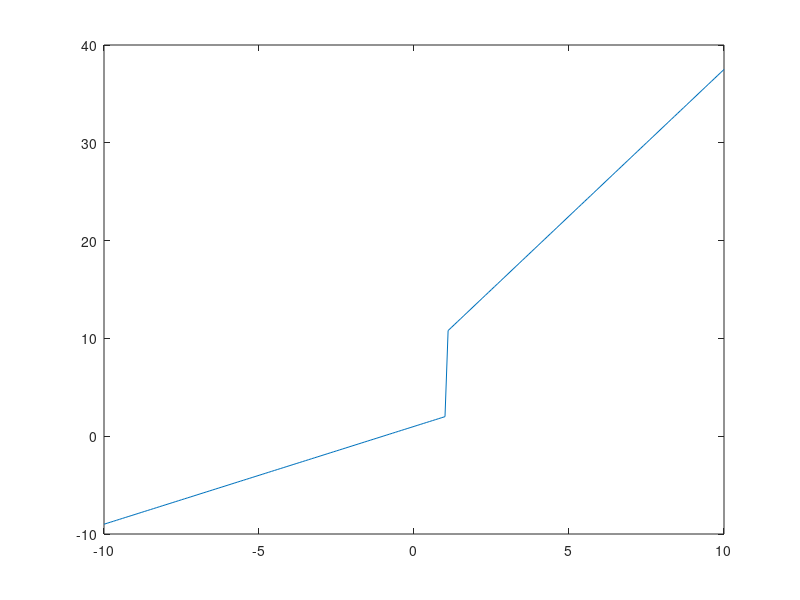

Reproduce this figure in MATLAB. (Note: this script raises an error after producing the figure.)
% Exmaple 15.2
% Spring-mass system
% Francesco Borrelli Feb 2010

M=1;
b1=1;
b2=50;
k1=1;
k2=3;
d1=1;
d2=7.5;
xm=1;
Ts=0.5;

figure(3)
x1=-10:.1:10;
k=(k1*x1+d1).*(x1<=xm)+(k2*x1+d2).*(x1>xm);
plot(x1,k)

A1=[0 1;-k1/M -b1/M]; B1=[0 0;1/M -d1/M];
A2=[0 1;-k1/M -b2/M]; B2=[0 0;1/M -d1/M];
A3=[0 1;-k2/M -b1/M]; B3=[0 0;1/M -d2/M];
A4=[0 1;-k2/M -b2/M]; B4=[0 0;1/M -d2/M];
C=eye(2);D=zeros(2,2);
[Az1,Bz1]=c2d(A1,B1,Ts);
[Az2,Bz2]=c2d(A2,B2,Ts);
[Az3,Bz3]=c2d(A3,B3,Ts);
[Az4,Bz4]=c2d(A4,B4,Ts);

A111=Az1(1,1);A112=Az1(1,2);A121=Az1(2,1);A122=Az1(2,2);
A211=Az1(1,1);A212=Az2(1,2);A221=Az2(2,1);A222=Az2(2,2);
A311=Az1(1,1);A312=Az3(1,2);A321=Az3(2,1);A322=Az3(2,2);
A411=Az1(1,1);A412=Az4(1,2);A421=Az4(2,1);A422=Az4(2,2);
B111=Bz1(1,1);B112=Bz1(1,2);B121=Bz1(2,1);B122=Bz1(2,2);
B211=Bz1(1,1);B212=Bz2(1,2);B221=Bz2(2,1);B222=Bz2(2,2);
B311=Bz1(1,1);B312=Bz3(1,2);B321=Bz3(2,1);B322=Bz3(2,2);
B411=Bz1(1,1);B412=Bz4(1,2);B421=Bz4(2,1);B422=Bz4(2,2);

sysStruct = mpt_sys('springmass',Ts);

%*****************************************
% PWA matrices
for i=1:length(sysStruct.A),
     disp(sprintf('Mode %d:',i));
     sysStruct.A{i},sysStruct.B{i},sysStruct.f{i}
 end
%*****************************************
 
%*****************************************
%Hysdel Code
%sysStruct.data.hysdel.code
%*****************************************

%*****************************************
%MLD model
% sysStruct.data.MLD
%*****************************************

 
 
 
x0=[0;0];
Tend=10;
TT=Tend/Ts;
T=0:Ts:Tend;
u1=3;
ftsize=28;

%****************************************
U1=[u1*ones(TT,1) zeros(TT,1)];
[X,U,Y,mode]=mpt_simSys(sysStruct,x0,U1);
X=[x0';X];
figure(1)
subplot(2,1,1)
h=plot(T,X(:,1));
set(h,'linewidth',2.0);
%title('Position x_1 (m) for u_2=0 (large damping)');
%xlabel('time (s)')
set(gca,'FontSize',ftsize)
%axis([sysStruct.xmin(1),sysStruct.xmax(1),sysStruct.xmin(2),sysStruct.xmax(2)])
title('')
xlb=['time'];
ylb=['Position {\it x}_1'];
xlabel(xlb)
ylabel(ylb)
grid on
subplot(2,1,2)
h=plot(T,[mode(1); mode]);
set(h,'linewidth',2.0);
set(gca,'FontSize',ftsize)
set(gca,'YLim',[1 4],'YTick',[1,2,3,4])
%axis([sysStruct.xmin(1),sysStruct.xmax(1),sysStruct.xmin(2),sysStruct.xmax(2)])
title('')
xlb=['time'];
ylb=['Mode'];
xlabel(xlb)
ylabel(ylb)
print(gcf,'-depsc2',['spring-mass-u2=0.eps']);

%****************************************
U2=[u1*ones(TT,1) ones(TT,1)];
[X,U,Y,mode]=mpt_simSys(sysStruct,x0,U2)
X=[x0';X];
figure(2)
subplot(2,1,1)
h=plot(T,X(:,1));
set(h,'linewidth',2.0);
set(gca,'FontSize',ftsize)
%axis([sysStruct.xmin(1),sysStruct.xmax(1),sysStruct.xmin(2),sysStruct.xmax(2)])
title('')
xlb=['time'];
ylb=['Position {\it x}_1'];
xlabel(xlb)
ylabel(ylb)
grid on
subplot(2,1,2)
h=plot(T,[mode(1); mode]);
set(h,'linewidth',2.0);
set(gca,'FontSize',ftsize)
set(gca,'YLim',[1 4],'YTick',[1,2,3,4])
%axis([sysStruct.xmin(1),sysStruct.xmax(1),sysStruct.xmin(2),sysStruct.xmax(2)])
title('')
xlb=['time'];
ylb=['Mode'];
xlabel(xlb)
ylabel(ylb)
print(gcf,'-depsc2',['spring-mass-u2=1.eps']);
%****************************************

